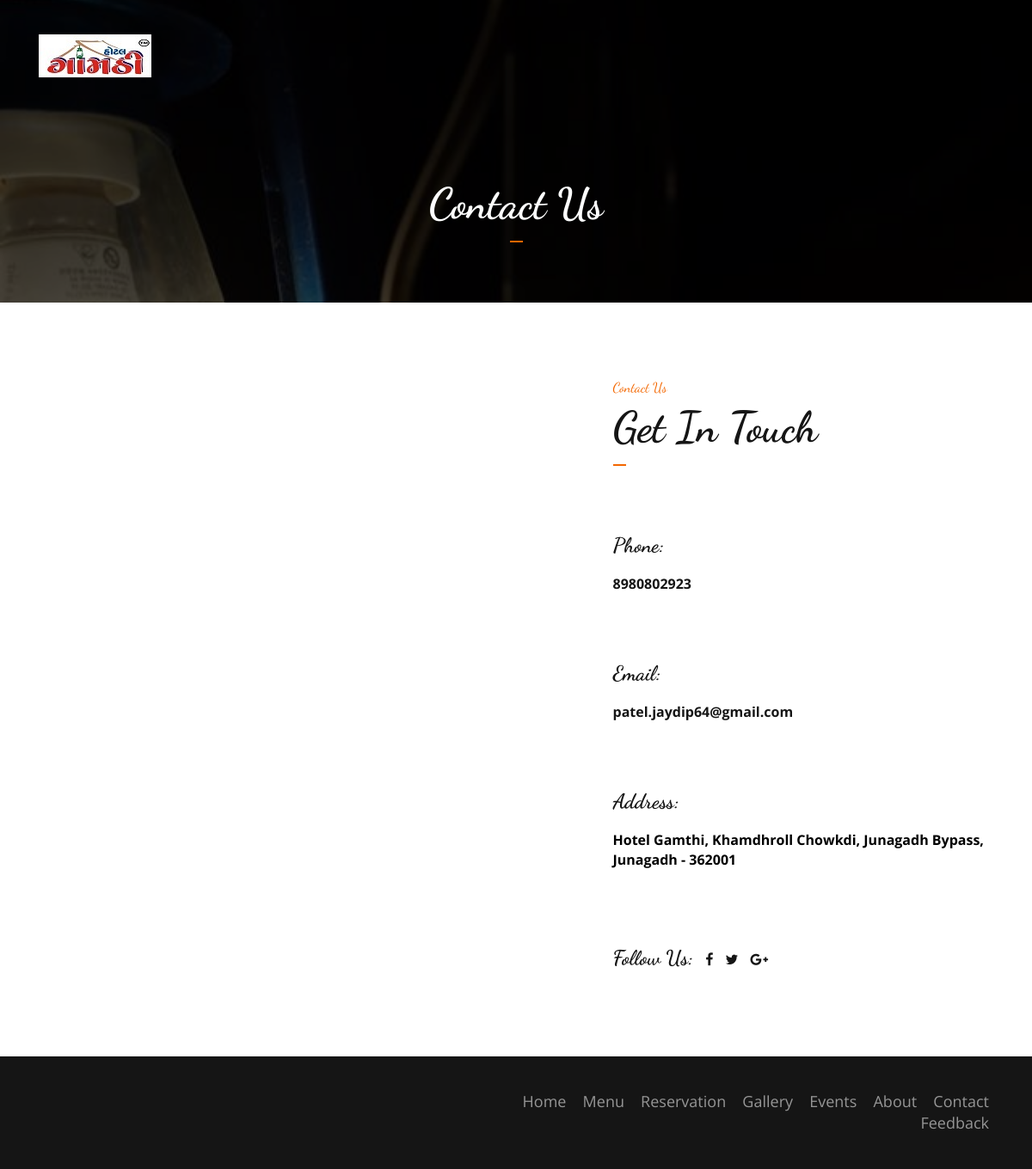
Screenshot of /Project/Project/risotto/contact.php with the database file from the repository.
### tables this page shows
CREATE TABLE `contact` (
  `id` int(11) NOT NULL,
  `phone` varchar(20) NOT NULL,
  `email` varchar(255) NOT NULL,
  `address` varchar(255) NOT NULL
);

### Project/Project/risotto/contact.php (the view, shortened to what this page needs)
<?php   include("header.php")  ?>
<?php include("config.php")?>
<div class="banner-area">
			<div class="bg-image bg-parallax overlay" style="background-image:url(./img/IMG-20180708-WA0011.jpg)"></div>
			<div class="container">
				<div class="row">
					<div class="col-md-12 text-center">
						<h2 class="white-text title">Contact Us</h2>
					</div>
				</div>
			</div>
		</div>
		<div id="contact" class="section">
			<div class="container">
				<div class="row">
				<?php $query = "select * from contact";
					$res = mysqli_query($db, $query);
					if(mysqli_num_rows($res) > 0) {
						$row = mysqli_fetch_array($res)
					?>
					<div class="col-md-5 col-md-offset-7">
						<div class="section-header">
							<h4 class="sub-title">Contact Us</h4>
							<h2 class="title">Get In Touch</h2>
						</div>
						<div class="contact-content">
							<h3>Phone:</h3> <a href="tel:8980802923"><p><b><?php echo $row['phone'];?></b></p></a>
							<h3>Email:</h3> <a href="https://mail.google.com/mail/?view=cm&fs=1&to=patel.jaydip64@gmail.com&su=Hey, Hotel Gamthi&body=&bcc="><p><b><?php echo $row['email'];?></b></p></a>
							<h3>Address:</h3><p><b><font color="#000000"><?php echo $row['address'];?></font></b></p>
							<ul class="list-inline">
								<li><h3>Follow Us:</h3></li>
								<li><a href="#"><i class="fa fa-facebook"></i></a></li>
								<li><a href="#"><i class="fa fa-twitter"></i></a></li>
								<li><a href="#"><i class="fa fa-google-plus"></i></a></li>
							</ul>
						</div>
					</div>
						<?php
					}
					?>
				</div>
			</div>
			<div id="map"></div>
		</div>
<?php   include("footer.php")  ?>

### Project/Project/risotto/css/style.css (style rules this page uses)
body { color:#969696; font-size:16px; overflow-x:hidden; font-family: 'Cabin', sans-serif; }
h1,h2,h3,h4,h5,h6 { font-weight:700; color:#151515; font-family: 'Dancing Script', cursive; }
h2 { font-size:50px; }
h3 { font-size:24px; }
h4 { font-size:16px; }
a { color:#151515; -webkit-transition:0.2s color; transition:0.2s color; }
ul,ol { margin: 0; padding: 0; list-style: none }
.white-text { color:#FFF; }
.section { position:relative; padding-top:80px; padding-bottom:80px; }
.section-header .title { font-family: 'Dancing Script', cursive; margin-top:0px; }
.title:after { content:""; display: block; width: 15px; height: 2px; background-color: #f36700; margin: 15px 0px 30px; }
.text-center .title:after { margin: 15px auto 30px; }
.section-header .sub-title { font-weight:400; color: #f36700; }
.bg-image { position:absolute; left:0; right:0; top:0; bottom:0; background-position:center; background-size:cover; z-index:-1; }
.bg-image.bg-parallax { background-attachment:fixed; }
.bg-image.overlay:after { content:""; position:absolute; left:0; right:0; top:0; bottom:0; opacity: 0.7; background-color:#000; }
.banner-area { position:relative; padding-bottom:40px; }
#contact #map { position:absolute; top:0; left:0; bottom:0; width:50%; }

### Project/Project/risotto/css/slider.css (style rules this page uses)
* { margin: 0; padding: 0; box-sizing: border-box; font-family: "Open Sans", sans-serif; }

### rows the page displays
contact: phone "8980802923", email "patel.jaydip64@gmail.com", address "Hotel Gamthi, Khamdhroll Chowkdi, Junagadh Bypass, Junagadh - 362001"
